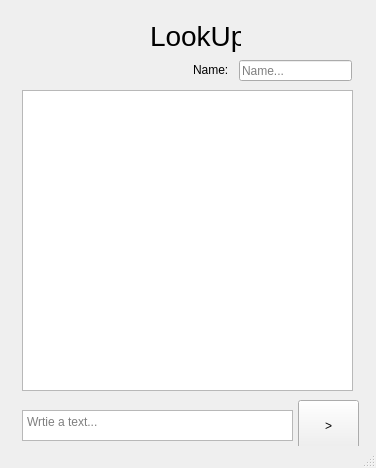
<?xml version="1.0" encoding="UTF-8"?>
<ui version="4.0">
 <class>Messenger</class>
 <widget class="QMainWindow" name="Messenger">
  <property name="geometry">
   <rect>
    <x>0</x>
    <y>0</y>
    <width>376</width>
    <height>468</height>
   </rect>
  </property>
  <property name="windowTitle">
   <string>MainWindow</string>
  </property>
  <widget class="QWidget" name="centralwidget">
   <widget class="QPushButton" name="SendButton">
    <property name="geometry">
     <rect>
      <x>298</x>
      <y>400</y>
      <width>61</width>
      <height>51</height>
     </rect>
    </property>
    <property name="text">
     <string>&gt;</string>
    </property>
   </widget>
   <widget class="QLabel" name="label">
    <property name="geometry">
     <rect>
      <x>150</x>
      <y>10</y>
      <width>91</width>
      <height>51</height>
     </rect>
    </property>
    <property name="font">
     <font>
      <pointsize>21</pointsize>
     </font>
    </property>
    <property name="text">
     <string>LookUp</string>
    </property>
   </widget>
   <widget class="QTextEdit" name="textinput">
    <property name="geometry">
     <rect>
      <x>22</x>
      <y>410</y>
      <width>271</width>
      <height>31</height>
     </rect>
    </property>
    <property name="placeholderText">
     <string>Wrtie a text...</string>
    </property>
   </widget>
   <widget class="QTextBrowser" name="messagesBrowser">
    <property name="geometry">
     <rect>
      <x>22</x>
      <y>90</y>
      <width>331</width>
      <height>301</height>
     </rect>
    </property>
   </widget>
   <widget class="QLineEdit" name="nameinput">
    <property name="geometry">
     <rect>
      <x>239</x>
      <y>60</y>
      <width>113</width>
      <height>21</height>
     </rect>
    </property>
    <property name="placeholderText">
     <string>Name...</string>
    </property>
   </widget>
   <widget class="QLabel" name="label_2">
    <property name="geometry">
     <rect>
      <x>193</x>
      <y>62</y>
      <width>51</width>
      <height>16</height>
     </rect>
    </property>
    <property name="text">
     <string>Name:</string>
    </property>
   </widget>
  </widget>
  <widget class="QStatusBar" name="statusbar"/>
 </widget>
 <resources/>
 <connections/>
</ui>
